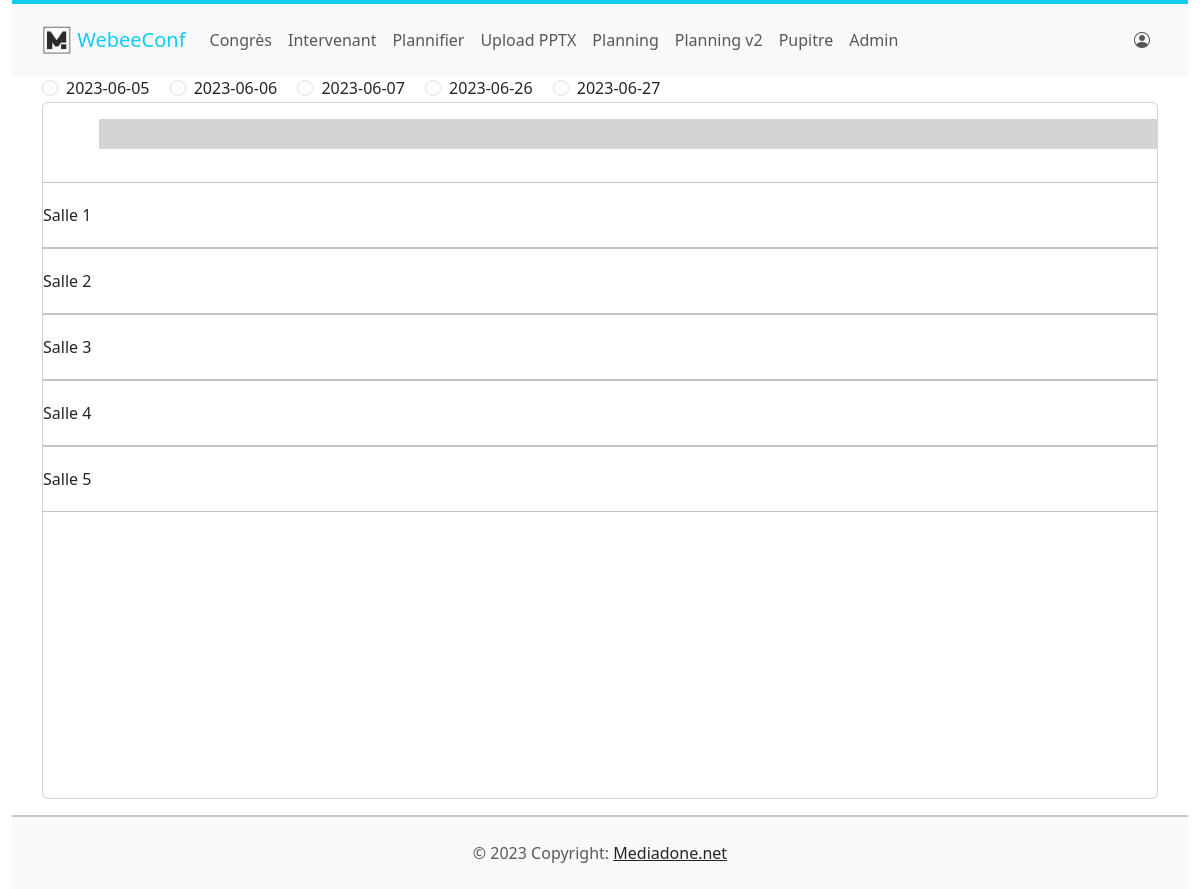
Screenshot of /planning/ with the database file from the repository.
### planning/models.py (models this page shows, shortened)
class Day(models.Model):
    congress = models.ForeignKey(Congress, related_name="confs_days", on_delete=models.CASCADE)
    date = models.CharField(primary_key=True, max_length=24) #primary_key=True

class Room(models.Model):
	congress = models.ForeignKey(Congress, related_name="event_conf_name", on_delete=models.CASCADE)
	name = models.CharField(max_length=250)
	number = models.SmallIntegerField(default=1)  # numero de la salle pour cle du live
	inprogress = models.CharField(max_length=250, blank=True) # titre presentation en cours dans l'attente
	def __str__(self):
		return self.name

### planning/views.py (the view)
# urls.py: path('planning', views.planning_plan, name='planning'),
def planning_plan(request):
    if request.method == 'POST' and request.headers.get('x-requested-with') == 'XMLHttpRequest':
        date = request.POST.get('date')
        day = get_object_or_404(Day, date=date)
        sessions = Session.objects.filter(date=day).order_by('time_start')
        session_data = {}
        start_times = {}
        end_times = {}
        print()
        minheure = "07:00:00"
        maxheure = "21:00:00"
        heurechangenumber = 0
        for session in sessions:
            room_name = session.room.name
            session_title = session.title
            session_starttime = session.time_start.strftime('%H:%M:%S')
            session_endtime = session.time_end.strftime('%H:%M:%S')
            minheure_dt = datetime2.datetime.strptime(minheure, '%H:%M:%S').time()
            maxheure_dt = datetime2.datetime.strptime(maxheure, '%H:%M:%S').time()
            session_starttime_dt = datetime2.datetime.strptime(session_starttime, '%H:%M:%S').time()
            session_endtime_dt = datetime2.datetime.strptime(session_endtime, '%H:%M:%S').time()
            if session_starttime_dt < minheure_dt:
                time_diff = datetime2.datetime.combine(datetime2.date.today(), session_starttime_dt) - datetime2.datetime.combine(datetime2.date.today(), minheure_dt)
                hours_diff = round(time_diff.total_seconds() / 3600)
                minheure = session_starttime
                heurechangenumber -= hours_diff
            if session_endtime_dt > maxheure_dt:
                time_diff = datetime2.datetime.combine(datetime2.date.today(), session_endtime_dt) - datetime2.datetime.combine(datetime2.date.today(), maxheure_dt)
                hours_diff = round(time_diff.total_seconds() / 3600)
                maxheure = session_endtime
                heurechangenumber -= hours_diff
            if room_name in session_data:
                session_data[room_name].append(session_title)
                start_times[room_name].append(session_starttime)
                end_times[room_name].append(session_endtime)
            else:
                session_data[room_name] = [session_title]
                start_times[room_name] = [session_starttime]
                end_times[room_name] = [session_endtime]
        data = {
            'sessions': session_data,
            'start_times': start_times,
            'end_times': end_times,
            'min_heure': minheure,
            'max_heure': maxheure,
            'heurechangenumber': heurechangenumber
        }
        return JsonResponse(data)
    else:
        congress = Congress.objects.get()
        days = Day.objects.filter(congress__pk=congress.pk)
        rooms = Room.objects.all()
        print(congress.pk)
        print("coucou2")
        context = {'congress': congress, 'days': days, 'rooms': rooms}
        return render(request, 'Planning/planning.html', context)

### planning/templates/planning/planning.html (shortened to what this page needs)
{% extends 'Planning/base.html' %}
{% load static %}
{% block body %}
<div class="container-fluid  p-0">
    <div class="row g-2">
        <div class="col-md-12">
            {% for day in days %}
            <div class="form-check form-check-inline">
                <input class="form-check-input" type="radio" name="radio_dates" id="radio_dates" value="{{ day.date }}">
                <label class="form-check-label" for="inlineRadio1">{{ day.date }}</label>
            </div>
            {% endfor %}
            <div class="card">
                <div class="card-body" data-mdb-perfect-scrollbar="true"
                    style="padding-right:0; padding-left:0; height:695px; overflow-y: scroll;">
                    <div class="list-group planning-area">
                        <div class="ligne_planning">
                            <div class="barre-horizontale">
                            </div>
                        </div>
                        <div class="salle-col">
                            {% for salle in rooms %}
                            <div class="salle">
                                <div class="titre_salle">{{ salle }}</div>
                                <div class="session_horizontale"></div>
                            </div>
                            {% endfor %}
                        </div>
                    </div>
                </div>
            </div>
        </div>
    </div>
</div>
{% endblock %}

### static/css/styles.css (style rules this page uses)
.list-group { width: 100%; height: 100%; }
.ligne_planning { display: flex; }
.barre-horizontale { display: flex; height: 30px; width: 100%; background-color: lightgray; padding: 5px; margin-left: 5%; }
.salle-col { margin-top: 3%; width: 100%; height: 100%; }
.salle { border-top: 1px solid #c4c4c4; border-bottom: 1px solid #c4c4c4; width: 100%; height: 11%; display: flex; align-items: center; }
.titre_salle { width: 5%; }
.session_horizontale { width: 100%; height: 100%; display: flex; align-items: center; }

### rows the page displays
Day: date "2023-06-05"
Day: date "2023-06-06"
Day: date "2023-06-07"
Day: date "2023-06-26"
Day: date "2023-06-27"
Room: name "Salle 1"
Room: name "Salle 2"
Room: name "Salle 3"
Room: name "Salle 4"
Room: name "Salle 5"
